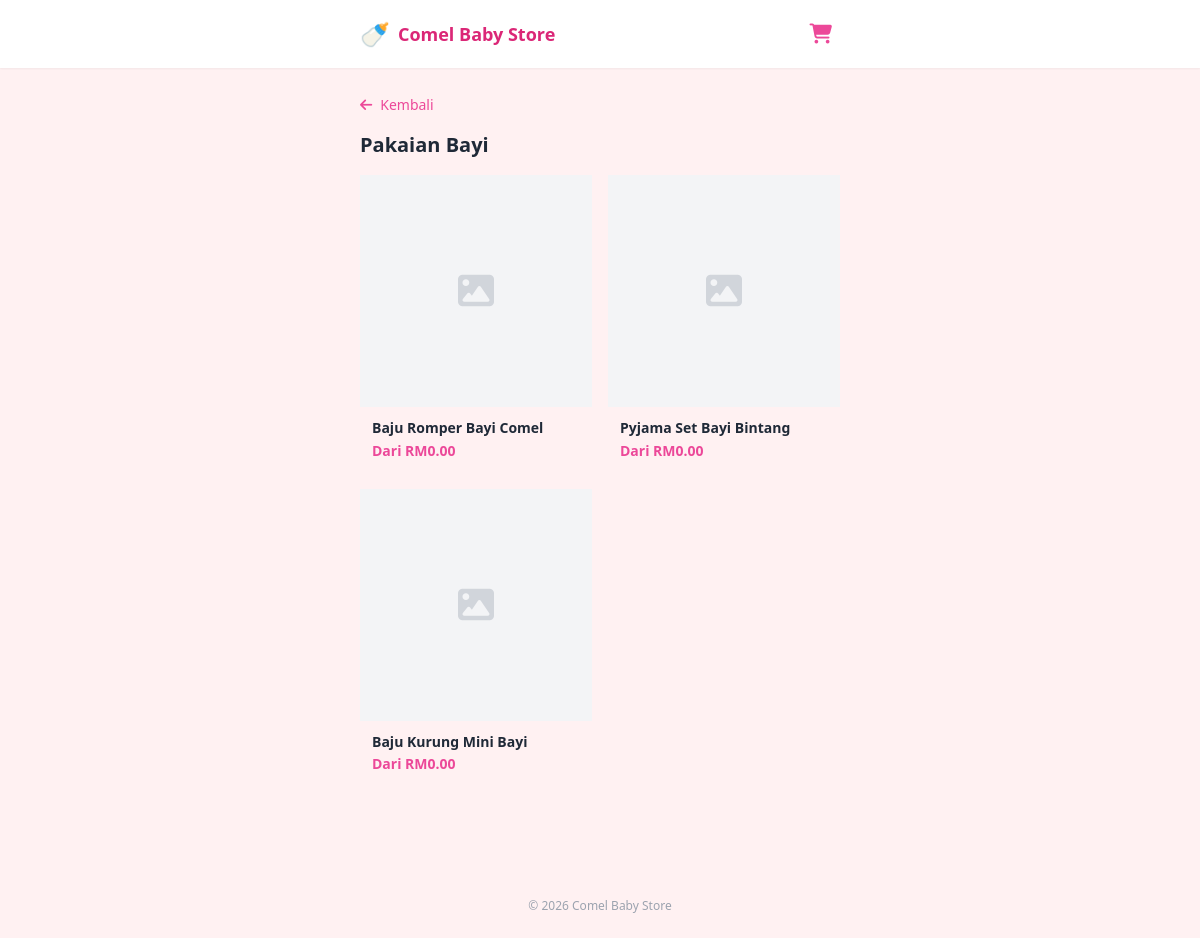
Page /category/1 on the committed database.
### tables this page shows
CREATE TABLE IF NOT EXISTS `categories` (
  `id`         INT(11) UNSIGNED NOT NULL AUTO_INCREMENT,
  `name`       VARCHAR(100) NOT NULL,
  `type`       ENUM('pakaian','produk') NOT NULL DEFAULT 'produk',
  `created_at` TIMESTAMP NOT NULL DEFAULT CURRENT_TIMESTAMP,
  PRIMARY KEY (`id`)
);

CREATE TABLE IF NOT EXISTS `products` (
  `id`          INT(11) UNSIGNED NOT NULL AUTO_INCREMENT,
  `category_id` INT(11) UNSIGNED NOT NULL,
  `name`        VARCHAR(255) NOT NULL,
  `description` TEXT DEFAULT NULL,
  `image`       VARCHAR(255) DEFAULT NULL,
  `price`       DECIMAL(10,2) NOT NULL DEFAULT 0.00,
  `stock`       INT(11) NOT NULL DEFAULT 0,
  `deleted_at`  TIMESTAMP NULL DEFAULT NULL,
  `created_at`  TIMESTAMP NOT NULL DEFAULT CURRENT_TIMESTAMP,
  `updated_at`  TIMESTAMP NOT NULL DEFAULT CURRENT_TIMESTAMP ON UPDATE CURRENT_TIMESTAMP,
  PRIMARY KEY (`id`),
  KEY `idx_products_category` (`category_id`),
  KEY `idx_products_deleted`  (`deleted_at`),
  CONSTRAINT `fk_products_category`
    FOREIGN KEY (`category_id`) REFERENCES `categories` (`id`) ON DELETE RESTRICT ON UPDATE CASCADE
);

### src/controllers/CategoryController.php (called while the page is built, shortened)
<?php
class CategoryController {
    public function show(int $id): void {
        $category = (new Category())->find($id);
        $products = (new Product())->all($id);
        view('category/show', [
            'category' => $category,
            'products' => $products,
        ], 'public');
    }
}

### src/config/database.php (called while the page is built, shortened)
<?php
function getDB(): PDO {
    static $pdo = null;
    if ($pdo === null) {
        $dsn = sprintf(
            'mysql:host=%s;port=%s;dbname=%s;charset=%s',
            DB_HOST, DB_PORT, DB_NAME, DB_CHARSET
        );
        $options = [
            PDO::ATTR_ERRMODE            => PDO::ERRMODE_EXCEPTION,
            PDO::ATTR_DEFAULT_FETCH_MODE => PDO::FETCH_ASSOC,
            PDO::ATTR_EMULATE_PREPARES   => false,
        ];
        try {
            $pdo = new PDO($dsn, DB_USER, DB_PASS, $options);
        } catch (PDOException $e) {
            http_response_code(500);
            die('Database connection failed. Please try again later.');
        }
    }
    return $pdo;
}

### src/models/Category.php (called while the page is built, shortened)
<?php
class Category {
    private PDO $db;
    public function __construct() {
        $this->db = getDB();
    }
    public function find(int $id): array|false {
        $stmt = $this->db->prepare('SELECT * FROM categories WHERE id = ?');
        $stmt->execute([$id]);
        return $stmt->fetch();
    }
}

### src/models/Product.php (called while the page is built, shortened)
<?php
class Product {
    private PDO $db;
    public function __construct() {
        $this->db = getDB();
    }
    public function all(int $categoryId = 0, string $search = ''): array {
        $sql    = 'SELECT p.*, c.name AS category_name, c.type AS category_type
                   FROM products p
                   JOIN categories c ON c.id = p.category_id
                   WHERE 1=1';
        $params = [];
        if ($categoryId > 0) {
            $sql     .= ' AND p.category_id = ?';
            $params[] = $categoryId;
        }
        $sql .= ' ORDER BY p.created_at DESC';
        $stmt = $this->db->prepare($sql);
        $stmt->execute($params);
        return $stmt->fetchAll();
    }
}

### src/views/category/show.php (the view, shortened to what this page needs)
<div class="py-2">
    <a href="/" class="inline-flex items-center gap-2 text-pink-500 text-sm mb-4">
        <i class="fa-solid fa-arrow-left"></i> Kembali
    </a>
    <h2 class="text-xl font-bold text-gray-800 mb-4"><?= e($category['name']) ?></h2>
    <?php if (empty($products)): ?>
        <div class="text-center py-16 text-gray-400">
            <i class="fa-solid fa-box-open text-4xl mb-3"></i>
            <p>Tiada produk dalam kategori ini.</p>
        </div>
    <?php else: ?>
        <div class="grid grid-cols-2 gap-4">
            <?php foreach ($products as $product): ?>
            <a href="/product/<?= $product['id'] ?>" class="card overflow-hidden hover:shadow-md transition-shadow active:scale-95">
                <div class="aspect-square bg-gray-100 overflow-hidden">
                    <?php if ($product['image']): ?>
                        <img src="<?= e($product['image']) ?>" alt="<?= e($product['name']) ?>"
                             class="w-full h-full object-cover">
                    <?php else: ?>
                        <div class="w-full h-full flex items-center justify-center text-gray-300">
                            <i class="fa-solid fa-image text-4xl"></i>
                        </div>
                    <?php endif; ?>
                </div>
                <div class="p-3">
                    <p class="font-semibold text-gray-800 text-sm leading-tight line-clamp-2"><?= e($product['name']) ?></p>
                    <p class="text-pink-500 font-bold text-sm mt-1">
                        <?php if ($product['category_type'] === 'pakaian'): ?>
                            Dari RM<?= number_format((float)$product['price'], 2) ?>
                        <?php else: ?>
                            RM<?= number_format((float)$product['price'], 2) ?>
                        <?php endif; ?>
                    </p>
                </div>
            </a>
            <?php endforeach; ?>
        </div>
    <?php endif; ?>
</div>

### src/views/layouts/public.php (style rules this page uses)
body { font-family: 'Segoe UI', sans-serif; }
.card { @apply bg-white rounded-2xl shadow-sm border border-gray-100; }

### rows in the picture
categories: name "Pakaian Bayi"
products: name "Baju Romper Bayi Comel", price "0.00"
products: name "Pyjama Set Bayi Bintang", price "0.00"
products: name "Baju Kurung Mini Bayi", price "0.00"
